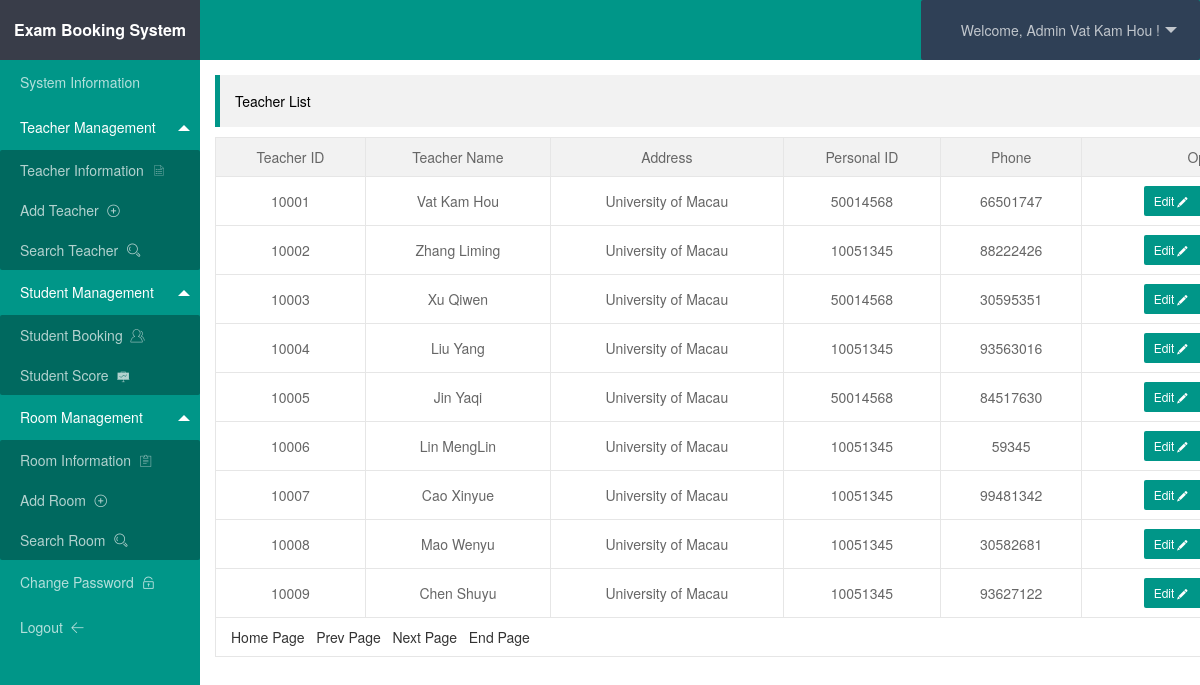
The app's page /admin/teachers.php (signed in) with its own data.
### tables this page shows
CREATE TABLE `teachers`  (
  `id` int(11) NOT NULL AUTO_INCREMENT,
  `tid` varchar(255) NULL DEFAULT NULL,
  `name` varchar(255) NULL DEFAULT NULL,
  `sfzh` varchar(255) NULL DEFAULT NULL,
  `tel` varchar(255) NULL DEFAULT NULL,
  `address` varchar(255) NULL DEFAULT NULL,
  `level` varchar(255) NULL DEFAULT NULL,
  `password` varchar(255) NULL DEFAULT NULL,
  `org` varchar(255) NULL DEFAULT NULL,
  PRIMARY KEY (`id`) USING BTREE
);

### admin/teachers.php (the view, shortened to what this page needs)
<?php
include '../conn.php';
?>
<!DOCTYPE html>
<html>
<head>
    <link rel="stylesheet" href="../assets/css/layui.css" />
    <link rel="stylesheet" href="../css/style.css" />
</head>
<body>
<div class="layui-layout layui-layout-admin">
    <?php include 'header.php'; ?>
    <div class="layui-side layui-bg-black">
        <?php include 'menu.php'; ?>
    </div>
    <div class="layui-body">
        <div class="layui-container">
        	<blockquote class="layui-elem-quote" style="margin-top: 15px;">Teacher List
        	</blockquote>
			<table class="layui-table">
			  <thead>
			    <tr>
			      <th style="text-align: center;">Teacher ID</th>
			      <th style="text-align: center;">Teacher Name</th>
			      <th style="text-align: center;">Address</th>
			      <th style="text-align: center;">Personal ID</th>
			      <th style="text-align: center;">Phone</th>
			      <th style="text-align: center;">Operation</th>
			    </tr>
			  </thead>
			  <tbody>
				<?php
					$count = $pdo->query("SELECT COUNT(*) FROM teachers") -> fetchColumn();
					$page = isset($_GET['page']) ? $_GET['page'] : 1;
					$size = 9;
					$last = ceil($count/$size);
					$prev_page = $page - 1 < 1 ? 1 : $page - 1;
					$next_page = $page + 1 > $last ? $last : $page + 1;
					$offset = ($page - 1) * $size;
					$sql = "select * from teachers order by id asc limit $offset,$size";
			        $state = $pdo->query($sql);
			        $res = $state->fetchAll(PDO::FETCH_ASSOC);
			        foreach ($res as $key => $value) {
				?>
				<tr align="center">
					<td><?php echo $value['tid']; ?></td>
					<td><?php echo $value['name']; ?></td>
					<td><?php echo $value['address']; ?></td>
					<td><?php echo $value['sfzh']; ?></td>
					<td><?php echo $value['tel']; ?></td>
					<td>
						<a class="layui-btn layui-btn-sm" href="teachers_edit.php?id=<?php echo $value['id']; ?>">Edit<i class="layui-icon">&#xe642;</i></a>
					</td>
				</tr>
				<?php
					}
				?>
				<tr>
					<td colspan="6">
						<a href="teachers.php?page=<?php echo 1?>">Home Page</a>&nbsp;&nbsp;
					    <a href="teachers.php?page=<?php echo $prev_page?>">Prev Page</a>&nbsp;&nbsp;
					    <a href="teachers.php?page=<?php echo $next_page?>">Next Page</a>&nbsp;&nbsp;
					    <a href="teachers.php?page=<?php echo $last?>">End Page</a>&nbsp;&nbsp;
					</td>
				</tr>
			  </tbody>
			</table>
    	</div>
    </div>
</div>
</body>
</html>

### admin/header.php (shortened to what this page needs)
<div class="layui-header"style="background:#009688;">
    <div class="layui-logo layui-hide-xs layui-bg-black" style="background:#000;font-weight: bold;">Exam Booking System</div>
    <ul class="layui-nav layui-layout-right layui-bg-cyan">
        <li class="layui-nav-item layui-hide layui-show-md-inline-block">
            <a href="javascript:;">Welcome, Admin <?php echo $_SESSION['username']; ?> !</a>
        </li>
    </ul>
</div>

### admin/menu.php (shortened to what this page needs)
<div class="layui-side-scroll" style="background:#009688;">
    <ul class="layui-nav layui-nav-tree layui-bg-green" lay-filter="test" lay-shrink="all">
        <li class="layui-nav-item">
            <a href="index.php">
                System Information
            </a>
        </li>
        <li class="layui-nav-item layui-nav-itemed">
            <a href="javascript:;">
                Teacher Management
            </a>
            <dl class="layui-nav-child">
                <dd>
                    <a href="teachers.php">
                        Teacher Information&nbsp&nbsp<i class="layui-icon layui-icon-list" style="font-size: 15px;"></i>
                    </a>
                </dd>
                <dd>
                    <a href="teachers_add.php">
                        Add Teacher&nbsp&nbsp<i class="layui-icon">&#xe61f;</i>
                    </a>
                </dd>
                <dd>
                    <a href="teachersearch.php">
                        Search Teacher&nbsp&nbsp<i class="layui-icon layui-icon-search" style="font-size: 15px;"></i>
                    </a>
                </dd>
            </dl>
        </li>
        <li class="layui-nav-item layui-nav-itemed">
            <a href="javascript:;">
                Student Management
            </a>
            <dl class="layui-nav-child">
                <dd>
                    <a href="agree_yuyue.php">
                        Student Booking&nbsp&nbsp<i class="layui-icon">&#xe770;</i>
                    </a>
                </dd>
                <dd>
                    <a href="score_list.php">
                        Student Score&nbsp&nbsp<i class="layui-icon">&#xe629;</i>
                    </a>
                </dd>
            </dl>
        </li>
        <li class="layui-nav-item layui-nav-itemed">
            <a href="javascript:;">
                Room Management
            </a>
            <dl class="layui-nav-child">
                <dd>
                    <a href="room.php">
                        Room Information&nbsp&nbsp<i class="layui-icon">&#xe63c;</i>
                    </a>
                </dd>
                <dd>
                    <a href="room_add.php">
                        Add Room&nbsp&nbsp<i class="layui-icon">&#xe61f;</i>
                    </a>
                </dd>
                <dd>
                    <a href="roomsearch.php">
                        Search Room&nbsp&nbsp<i class="layui-icon layui-icon-search" style="font-size: 15px;"></i>
                    </a>
                </dd>
            </dl>
        </li>
        <li class="layui-nav-item">
            <a href="update_password.php">
                Change Password&nbsp&nbsp<i class="layui-icon">&#xe673;</i>
            </a>
        </li>
        <li class="layui-nav-item">
            <a href="logout.php">
                Logout&nbsp&nbsp<i class="layui-icon">&#xe65c;</i>
            </a>
        </li>
    </ul>
</div>

### records on screen
teachers: tid "10001", name "Vat Kam Hou", address "University of Macau", sfzh "50014568", tel "66501747"
teachers: tid "10002", name "Zhang Liming", address "University of Macau", sfzh "10051345", tel "88222426"
teachers: tid "10003", name "Xu Qiwen", address "University of Macau", sfzh "50014568", tel "30595351"
teachers: tid "10004", name "Liu Yang", address "University of Macau", sfzh "10051345", tel "93563016"
teachers: tid "10005", name "Jin Yaqi", address "University of Macau", sfzh "50014568", tel "84517630"
teachers: tid "10006", name "Lin MengLin", address "University of Macau", sfzh "10051345", tel "59345"
teachers: tid "10007", name "Cao Xinyue", address "University of Macau", sfzh "10051345", tel "99481342"
teachers: tid "10008", name "Mao Wenyu", address "University of Macau", sfzh "10051345", tel "30582681"
teachers: tid "10009", name "Chen Shuyu", address "University of Macau", sfzh "10051345", tel "93627122"

### other values on screen
$_SESSION['username'] "Vat Kam Hou"
